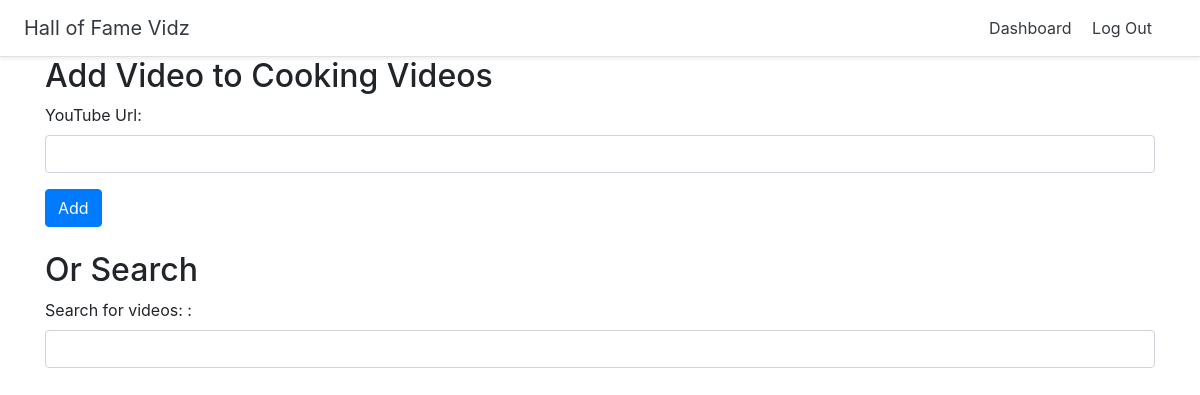
/halloffame/1/addvideo (signed in), run on an earlier commit of the app's database.
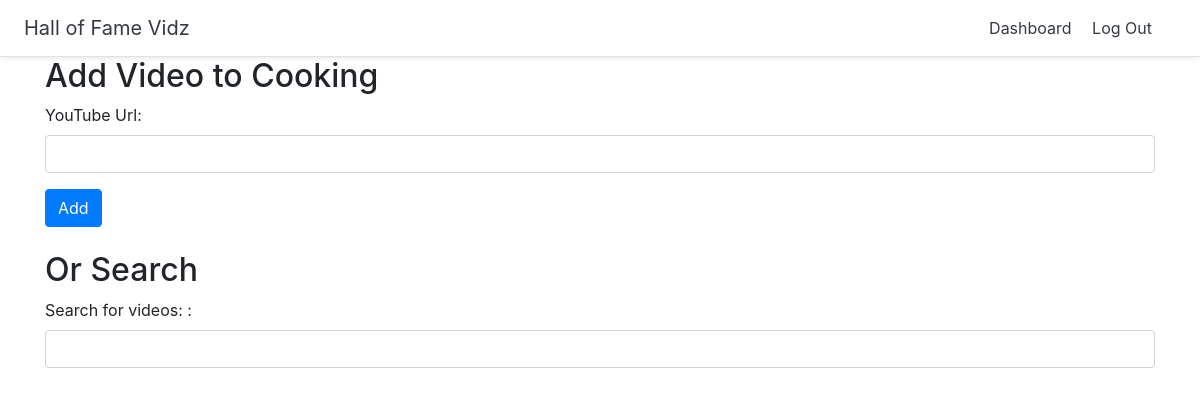
And on a later commit of the database.
### halls/models.py (models this page shows, shortened)
class Hall(models.Model):
    title = models.CharField(max_length=255)
    user = models.ForeignKey(User, on_delete=models.CASCADE)

### halls/views.py (the view, shortened to what this page needs)
# urls.py: path('halloffame/<int:pk>/addvideo', views.add_video, name='add_video'),
@login_required
def add_video(request, pk):
    form = VideoForm()
    search_form = SearchForm()
    hall = Hall.objects.get(pk=pk)
    if not hall.user == request.user:
        raise Http404
    return render(request, 'halls/add_video.html', {'form':form, 'search_form':search_form, 'hall':hall})

### halls/forms.py
class VideoForm(forms.ModelForm):
    class Meta:
        model = Video
        fields = ['url']
        labels = {'url':'YouTube Url'} #capitalize label

class SearchForm(forms.Form):
    search_term = forms.CharField(max_length=225, label="Search for videos: ")

### halls/templates/halls/add_video.html (shortened to what this page needs)
{% extends 'halls/base.html' %}
{% block content %}
<div class="container">
<h2>Add Video to {{ hall.title }}</h2>
<form method='POST' id='submit_video'>
    {% load widget_tweaks %}
    {% for field in form %}
    <div class="form-group {% if field.errors %}alert alert-danger{% endif %}">
      {{ field.label_tag }}
      {% render_field field class="form-control" %}
    </div>
    {% endfor %}
    <button type="submit" class="btn btn-primary">Add</button>
</form>
<br>
<h2>Or Search</h2>
<form>
  {% for field in search_form %}
  <div class="form-group">
    {{ field.label_tag }}
    {% render_field field class="form-control" %}
  </div>
  {% endfor %}
</form>
</div>
{% endblock %}

What changed in the data, as far as the page shows it:
changed Hall: title "Cooking Videos" → "Cooking"
